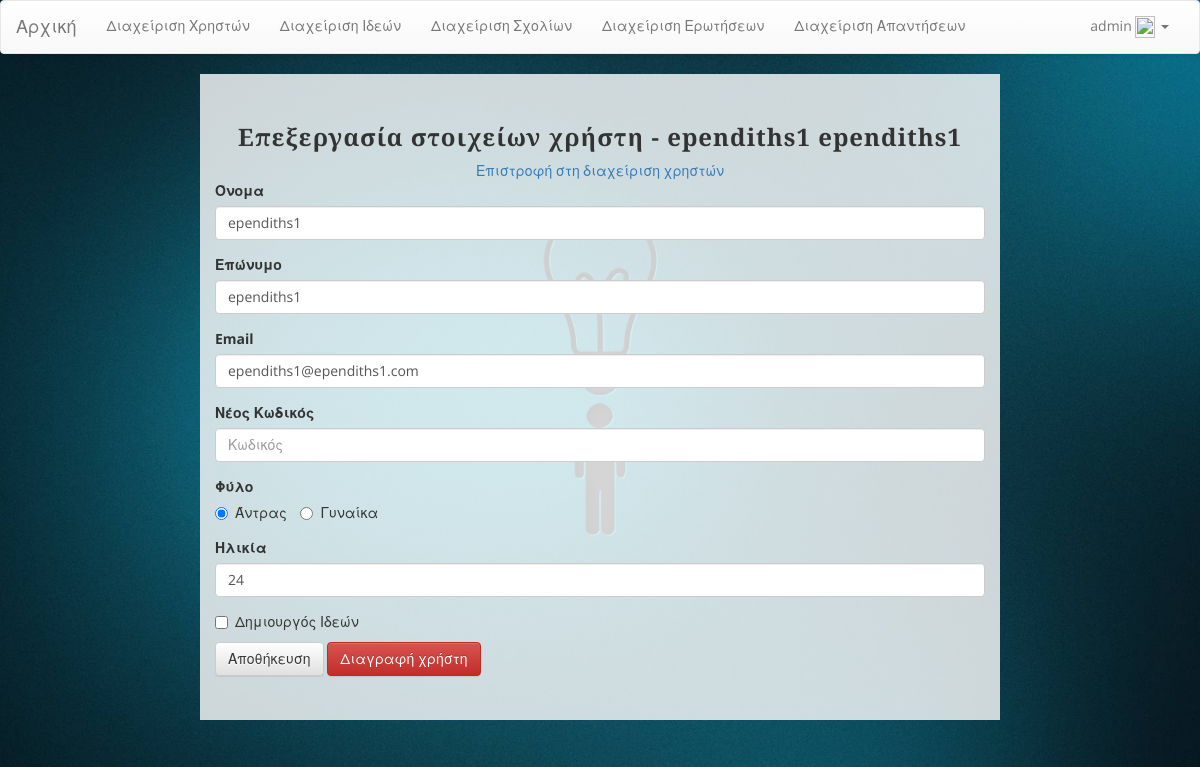
Screenshot of /IdeasMarketplace/admin/user_edit.php?id=2 (signed in) with the database file from the repository.
### tables this page shows
CREATE TABLE IF NOT EXISTS `users` (
  `id` int(11) NOT NULL,
  `first_name` text NOT NULL,
  `last_name` text NOT NULL,
  `email` text NOT NULL,
  `password` text NOT NULL,
  `type` int(11) NOT NULL,
  `sex` int(11) NOT NULL,
  `age` int(11) NOT NULL,
  `img_temp` tinyint(1) NOT NULL,
  `image` longblob NOT NULL
);

### IdeasMarketplace/admin/user_edit.php (the view, shortened to what this page needs)
<?php
include '../functions.php';
if (isset($_SESSION['type']) && $_SESSION['type'] == 3) {
    $conn = sqldb();
    $sql = 'SELECT *  FROM users WHERE id=' . $_GET['id'] . ';';
    $result = $conn->query($sql);
    if ($result->num_rows > 0) {
        while ($row = $result->fetch_assoc()) {
            $first = $row["first_name"];
            $last = $row["last_name"];
            $email = $row["email"];
            $sex = $row["sex"];
            $age = $row["age"];
            $type = $row["type"];
        }
    } else {
        $conn->close();
        header('Location: ' . "http://$_SERVER[HTTP_HOST]/admin");
        die();
    }
    ?>
    <html>
        <head>
            <?php styles(); ?>
        </head>
        <body>
            <?php show_header(); ?>
            <div class="container" style="width: 800px;">
                <div class="row">
                    <div class="box">
                        <center>
                            <h3>Επεξεργασία στοιχείων χρήστη - <?php echo '<b>' . $first . ' ' . $last . '</b>' ?> </h3><a href="index.php">Επιστροφή στη διαχείριση χρηστών</a>
                        </center>
                        <form id="client" onsubmit="return false">
                            <div class="form-group">
                                <label for="name">Όνομα</label>
                                <input name="name" type="text" class="form-control" id="name" placeholder="Όνομα" value="<?php echo $first; ?>" required>
                            </div>
                            <div class="form-group">
                                <label for="lname">Επώνυμο</label>
                                <input name="lname" type="text" class="form-control" id="lname" placeholder="Επώνυμο" value="<?php echo $last; ?>" required>
                            </div>
                            <div class="form-group">
                                <label for="exampleInputEmail1">Email</label>
                                <input name="email" type="email" class="form-control" id="email" placeholder="Εισαγωγή email" value="<?php echo $email; ?>" required>
                            </div>
                            <div class="form-group">
                                <label for="exampleInputPassword1">Νέος Κωδικός</label>
                                <input name="pass" type="password" class="form-control" id="pass" placeholder="Κωδικός">
                            </div>
                            <div class="form-group">
                                <label>Φύλο</label><br>
                                <label class="radio-inline">
                                    <input type="radio" name="sex"  value="0" <?php echo (($sex == 0) ? "checked" : ""); ?> > Άντρας
                                </label>
                                <label class="radio-inline">
                                    <input type="radio" name="sex"  value="1" <?php echo (($sex == 1) ? "checked" : ""); ?>> Γυναίκα
                                </label>
                            </div>
                            <div class="form-group">
                                <label for="age">Ηλικία</label>
                                <input name="age" type="number" class="form-control" id="age" placeholder="Ηλικία" min="1" max="200" value="<?php echo $age; ?>" required>
                            </div>
                            <div class="checkbox">
                                <label>
                                    <input name="owner" id="owner" type="checkbox" value="1" <?php echo (($type == 2) ? "checked" : ""); ?>> Δημιουργός Ιδεών
                                </label>
                            </div>
                            <button type="submit" onclick="updateClient();
                                        return false;" class="btn btn-default">Αποθήκευση</button>
                            <button onclick="deleteClient();
                                        return false;" class="btn btn-danger">Διαγραφή χρήστη</button>
                        </form>
                    </div>
                </div>
            </div>
        </body>
    </html>
    <?php
} else {
    header('Location: ' . "http://$_SERVER[HTTP_HOST]");
    die();
}

### IdeasMarketplace/functions.php (shortened to what this page needs)
<?php
function show_header() {
    if (isset($_SESSION['id'])) {
        $conn = sqldb();
        $sql = "SELECT first_name FROM users WHERE id=" . $_SESSION['id'];
        $result = $conn->query($sql);
        $user = $result->fetch_assoc();
    }
    ?>
    <nav class="navbar navbar-default">
        <div class="container-fluid">
            <div class="navbar-header">
                <a class="navbar-brand" href="/">Αρχική</a>
            </div>
            <div class="collapse navbar-collapse" id="bs-example-navbar-collapse-1">
                <ul class="nav navbar-nav">
                    <?php
                    if (isset($_SESSION['id'])) {
                        if ($_SESSION['type'] == 2) {
                            fix_link("/creator/");
                            echo 'Διαχείριση Ιδεών</a></li>';
                            fix_link("/creator/comments.php");
                            echo 'Διαχείριση Σχολίων</a></li>';
                            fix_link("/creator/questions.php");
                            echo 'Διαχείριση Ερωτήσεων</a></li>';
                            fix_link("/creator/answers.php");
                            echo 'Διαχείριση Απαντήσεων</a></li>';
                        } else if ($_SESSION['type'] == 3) {
                            fix_link("/admin/");
                            echo 'Διαχείριση Χρηστών</a></li>';
                            echo 'Διαχείριση Ιδεών</a></li>';
                            echo 'Διαχείριση Σχολίων</a></li>';
                            echo 'Διαχείριση Ερωτήσεων</a></li>';
                            echo 'Διαχείριση Απαντήσεων</a></li>';
                        }
                    }
                    ?>
                </ul>
                <ul class="nav navbar-nav navbar-right">
                    <?php
                    if (isset($_SESSION['id'])) {
                        ?>
                        <li class="dropdown">
                            <a href="#" class="dropdown-toggle" data-toggle="dropdown" role="button" aria-expanded="false"><?= $user['first_name'] ?>
                                <?php if ($_SESSION['img_temp'] == 0) { ?>
                                    <img style="height: 22px;width: 20px;" src="/img/no_image.jpg">
                                <?php } else { ?>
                                    <img style="height: 22px;width: 20px;" src="../image.php">
                                <?php } ?><span class="caret"></span></a>
                            <?php
                        }
                        ?>
                </ul>
            </div>
        </div>
    </nav>
    <?php
}
function sqldb() {
    $conn = new mysqli("localhost", "root", "", "ideas");
    $conn->query("SET NAMES 'utf8'");
    $conn->query("SET CHARACTER SET 'utf8'");
    return $conn;
}
function fix_link($l) {
    echo '<li';
    if (endsWith($_SERVER['REQUEST_URI'], $l)) {
        echo ' class="active"';
    }
    echo '><a href="' . $l . '">';
}
function endsWith($haystack, $needle) {
    return $needle === "" || (($temp = strlen($haystack) - strlen($needle)) >= 0 && strpos($haystack, $needle, $temp) !== FALSE);
}
function styles() {
    ?>
    <link rel="stylesheet" href="https://maxcdn.bootstrapcdn.com/bootstrap/3.3.4/css/bootstrap.min.css">
    <link rel="stylesheet" href="https://maxcdn.bootstrapcdn.com/bootstrap/3.3.4/css/bootstrap-theme.min.css">
    <link rel="stylesheet" href="/css/style.css">
    <?php
}
    ?>

### IdeasMarketplace/css/style.css (style rules this page uses)
body { font-family: "Open Sans","Helvetica Neue",Helvetica,Arial,sans-serif; background: url('../img/bg.jpg') no-repeat center center fixed; -webkit-background-size: cover; -moz-background-size: cover; background-size: cover; -o-background-size: cover; }
h1, h2, h3, h4, h5, h6 { font-family: "Josefin Slab","Helvetica Neue",Helvetica,Arial,sans-serif; font-weight: 700; letter-spacing: 1px; }
.box { margin-bottom: 20px; padding: 30px 15px; background: #fff; background: rgba(255,255,255,0.8); }
@media screen and (min-width:1200px) { .box:after { content: ''; display: table; clear: both; } }

### rows the page displays
users: first_name "admin"
users: first_name "ependiths1", last_name "ependiths1", name "ependiths1", lname "ependiths1", email "ependiths1@ependiths1.com", sex "☑ Άντρας", sex "☐ Γυναίκα", age "24"
